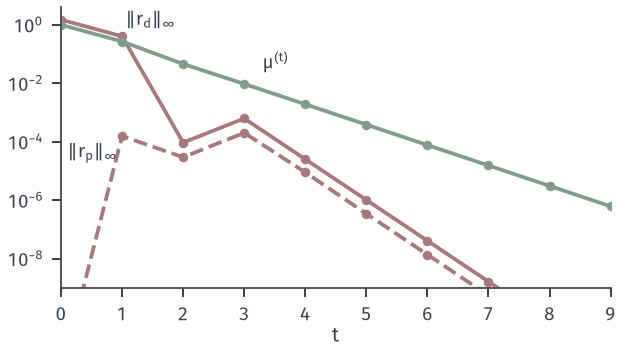

Write Python code to recreate this figure.
from pathlib import Path
import sys
ROOT = next(p for p in Path(__file__).resolve().parents if (p/"build.sh").is_file() and (p/"tex/book.tex").is_file())
sys.path.insert(0, str(ROOT/"figures/05-optimization/06-constrained-optimization/matplotlib/nlipm-common"))
from nlipm import *
OUT = Path(__file__).resolve().parent
# Residual histories of the primal-dual method on the running example.
h = pd_ipm([1, 2], [1, 2], [1, .5], sigma=.2, eta=.9, tol=1e-6)
T = [r['t'] for r in h]; floor = 1e-12
rd = [max(np.abs(r['rd']).max(), floor) for r in h]; rp = [max(np.abs(r['rp']).max(), floor) for r in h]; mu = [r['mu'] for r in h]
fig, ax = figure(width_mm=88, height_mm=50)
ax.semilogy(T, rd, color=RED, lw=1.5, marker='o', ms=2.8); ax.semilogy(T, rp, color=RED, lw=1.5, ls='--', marker='o', ms=2.8); ax.semilogy(T, mu, color=GREEN, lw=1.5, marker='o', ms=2.8)
ax.set_xlim(0, T[-1]); ax.set_ylim(1e-9, 4); ax.set_xlabel('$t$', labelpad=1)
ax.text(3.3, 3e-1 * .1, '$\\mu^{(t)}$', fontsize=7.5); ax.text(1.05, 1.0, '$\\|r_{\\rm d}\\|_\\infty$', fontsize=7.5); ax.text(.1, 3e-5, '$\\|r_{\\rm p}\\|_\\infty$', fontsize=7.5)
save(fig, OUT, 'figure', {'rp': rp, 'rd': rd, 'mu': mu})
